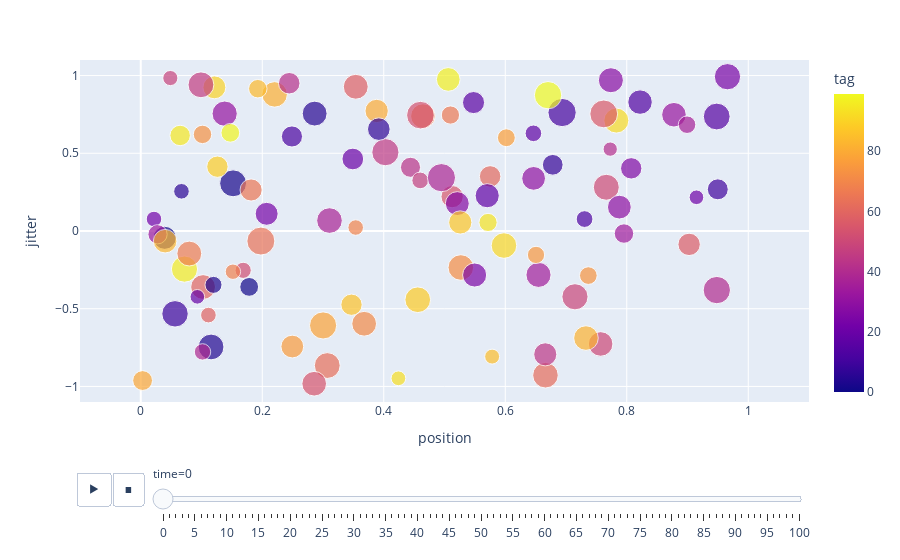

The notebook cell this image was saved under:
### Code cell
df = pd.read_csv('output.csv')
jitter = []
for tag in df['tag'].unique():
    jitter.append({
        'tag': tag,
        'jitter': np.random.uniform(-1, 1)
    })
jitter = pd.DataFrame(jitter)
df = df.merge(jitter, on='tag')

px.scatter(
    df, x="position", y="jitter", size="weight", color="tag", hover_name="tag",
    range_x=[-0.1,1.1], range_y=[-1.1,1.1],
    animation_frame="time"
)

### Figure 1 — Plotly figure (JSON) as saved in the notebook; plotly's stock layout.template omitted (floating-point values rounded to 4 significant figures)
{"data": [{"hovertemplate": "<b>%{hovertext}</b><br><br>time=0<br>position=%{x}<br>jitter=%{y}<br>weight=%{marker.size}<br>tag=%{marker.color}<extra></extra>", "hovertext": [0, 10, 20, 30, 40, 50, 60, 70, 80, 90, 1, 11, 21, 31, 41, 51, 61, 71, 81, 91, 2, 12, 22, 32, 42, 52, 62, 72, 82, 92, 3, 13, 23, 33, 43, 53, 63, 73, 83, 93, 4, 14, 24, 34, 44, 54, 64, 74, 84, 94, 5, 15, 25, 35, 45, 55, 65, 75, 85, 95, 6, 16, 26, 36, 46, 56, 66, 76, 86, 96, 7, 17, 27, 37, 47, 57, 67, 77, 87, 97, 8, 18, 28, 38, 48, 58, 68, 78, 88, 98, 9, 19, 29, 39, 49, 59, 69, 79, 89, 99], "legendgroup": "", "marker": {"color": [0, 10, 20, 30, 40, 50, 60, 70, 80, 90, 1, 11, 21, 31, 41, 51, 61, 71, 81, 91, 2, 12, 22, 32, 42, 52, 62, 72, 82, 92, 3, 13, 23, 33, 43, 53, 63, 73, 83, 93, 4, 14, 24, 34, 44, 54, 64, 74, 84, 94, 5, 15, 25, 35, 45, 55, 65, 75, 85, 95, 6, 16, 26, 36, 46, 56, 66, 76, 86, 96, 7, 17, 27, 37, 47, 57, 67, 77, 87, 97, 8, 18, 28, 38, 48, 58, 68, 78, 88, 98, 9, 19, 29, 39, 49, 59, 69, 79, 89, 99], "coloraxis": "coloraxis", "size": [0.664, 0.544, 0.5856, 0.7008, 0.9281, 0.7508, 0.7642, 0.754, 0.6752, 0.6523, 0.4393, 0.9929, 0.2661, 0.7908, 0.2543, 0.8378, 0.5739, 0.7609, 0.8046, 0.8139, 0.8986, 0.5548, 0.3008, 0.7496, 0.5743, 0.3261, 0.8121, 0.813, 0.7516, 0.7756, 0.3604, 0.3482, 0.6559, 0.4606, 0.5001, 0.9482, 0.8288, 0.4228, 0.6861, 0.2705, 0.8238, 0.7436, 0.8573, 0.4708, 0.663, 0.7552, 0.9736, 0.3882, 0.4234, 0.4123, 0.7681, 0.8913, 0.7192, 0.7839, 0.918, 0.617, 0.6076, 0.3711, 0.2775, 0.5191, 0.3019, 0.6055, 0.5661, 0.383, 0.8291, 0.9625, 0.4139, 0.644, 0.5632, 0.8515, 0.6352, 0.3428, 0.7097, 0.816, 0.3454, 0.6216, 0.7689, 0.397, 0.6676, 0.6983, 0.5327, 0.7254, 0.7788, 0.9879, 0.2854, 0.7683, 0.2947, 0.9148, 0.8183, 0.4359, 0.869, 0.2653, 0.702, 0.3338, 0.851, 0.3045, 0.2995, 0.4877, 0.566, 0.9292], "sizemode": "area", "sizeref": 0.002482, "symbol": "circle"}, "mode": "markers", "name": "", "orientation": "v", "showlegend": false, "type": "scatter", "x": [0.03941, 0.9499, 0.3491, 0.6467, 0.9482, 0.757, 0.1026, 0.4645, 0.3883, 0.1212, 0.1785, 0.6936, 0.9147, 0.1381, 0.7728, 0.7663, 0.5751, 0.3678, 0.2204, 0.5979, 0.152, 0.2489, 0.02179, 0.8777, 0.2444, 0.1686, 0.6662, 0.5269, 0.7329, 0.7829, 0.1198, 0.7306, 0.2072, 0.02766, 0.444, 0.4604, 0.307, 0.1016, 0.04013, 0.4241, 0.1158, 0.8219, 0.9658, 0.7954, 0.6659, 0.2855, 0.1977, 0.7368, 0.1927, 0.5717, 0.2863, 0.9481, 0.5496, 0.6547, 0.4027, 0.5126, 0.1817, 0.6506, 0.5784, 0.06483, 0.06703, 0.5478, 0.8074, 0.8992, 0.0991, 0.7621, 0.5098, 0.2495, 0.3469, 0.07196, 0.3919, 0.6464, 0.521, 0.3107, 0.46, 0.9027, 0.07991, 0.6018, 0.526, 0.5062, 0.6782, 0.5703, 0.7739, 0.4949, 0.04869, 0.3539, 0.1517, 0.3002, 0.456, 0.1475, 0.05643, 0.09318, 0.7878, 0.1017, 0.7148, 0.1114, 0.3538, 0.003021, 0.1262, 0.6704], "xaxis": "x", "y": [-0.04383, 0.2681, 0.4632, 0.3385, -0.38, -0.7267, -0.3605, 0.739, 0.7722, 0.9241, -0.3594, 0.7621, 0.217, 0.7549, 0.5267, 0.2814, 0.3512, -0.5967, 0.8788, -0.09351, 0.3067, 0.6081, 0.07697, 0.7479, 0.9505, -0.2531, -0.9277, -0.2347, -0.6886, 0.7105, -0.3465, 0.07673, 0.1105, -0.02121, 0.4098, 0.7452, -0.8655, 0.6214, -0.0655, -0.9476, -0.746, 0.8292, 0.9925, -0.01633, -0.7934, -0.9823, -0.06474, -0.2868, 0.9154, 0.05495, 0.7553, 0.7364, -0.2832, -0.2823, 0.5069, 0.221, 0.2638, -0.1539, -0.808, 0.6146, 0.2553, 0.8262, 0.4032, 0.6839, 0.9405, 0.7532, 0.7461, -0.7432, -0.4743, -0.2451, 0.6552, 0.6284, 0.1764, 0.06719, 0.3255, -0.08609, -0.145, 0.5999, 0.05506, 0.9751, 0.4258, 0.2271, 0.9699, 0.3431, 0.9839, 0.9279, -0.262, -0.6077, -0.4423, 0.6316, -0.5328, -0.4234, 0.1536, -0.7778, -0.4232, -0.5409, 0.02233, -0.962, 0.4136, 0.8736], "yaxis": "y"}], "layout": {"coloraxis": {"colorbar": {"title": {"text": "tag"}}, "colorscale": [[0, "#0d0887"], [0.1111, "#46039f"], [0.2222, "#7201a8"], [0.3333, "#9c179e"], [0.4444, "#bd3786"], [0.5556, "#d8576b"], [0.6667, "#ed7953"], [0.7778, "#fb9f3a"], [0.8889, "#fdca26"], [1, "#f0f921"]]}, "legend": {"itemsizing": "constant", "tracegroupgap": 0}, "margin": {"t": 60}, "sliders": [{"active": 0, "currentvalue": {"prefix": "time="}, "len": 0.9, "pad": {"b": 10, "t": 60}, "steps": [{"args": [["0"], {"frame": {"duration": 0, "redraw": false}, "fromcurrent": true, "mode": "immediate", "transition": {"duration": 0, "easing": "linear"}}], "label": "0", "method": "animate"}, {"args": [["1"], {"frame": {"duration": 0, "redraw": false}, "fromcurrent": true, "mode": "immediate", "transition": {"duration": 0, "easing": "linear"}}], "label": "1", "method": "animate"}, {"args": [["2"], {"frame": {"duration": 0, "redraw": false}, "fromcurrent": true, "mode": "immediate", "transition": {"duration": 0, "easing": "linear"}}], "label": "2", "method": "animate"}, {"args": [["3"], {"frame": {"duration": 0, "redraw": false}, "fromcurrent": true, "mode": "immediate", "transition": {"duration": 0, "easing": "linear"}}], "label": "3", "method": "animate"}, {"args": [["4"], {"frame": {"duration": 0, "redraw": false}, "fromcurrent": true, "mode": "immediate", "transition": {"duration": 0, "easing": "linear"}}], "label": "4", "method": "animate"}, {"args": [["5"], {"frame": {"duration": 0, "redraw": false}, "fromcurrent": true, "mode": "immediate", "transition": {"duration": 0, "easing": "linear"}}], "label": "5", "method": "animate"}, {"args": [["6"], {"frame": {"duration": 0, "redraw": false}, "fromcurrent": true, "mode": "immediate", "transition": {"duration": 0, "easing": "linear"}}], "label": "6", "method": "animate"}, {"args": [["7"], {"frame": {"duration": 0, "redraw": false}, "fromcurrent": true, "mode": "immediate", "transition": {"duration": 0, "easing": "linear"}}], "label": "7", "method": "animate"}, {"args": [["8"], {"frame": {"duration": 0, "redraw": false}, "fromcurrent": true, "mode": "immediate", "transition": {"duration": 0, "easing": "linear"}}], "label": "8", "method": "animate"}, {"args": [["9"], {"frame": {"duration": 0, "redraw": false}, "fromcurrent": true, "mode": "immediate", "transition": {"duration": 0, "easing": "linear"}}], "label": "9", "method": "animate"}, {"args": [["10"], {"frame": {"duration": 0, "redraw": false}, "fromcurrent": true, "mode": "immediate", "transition": {"duration": 0, "easing": "linear"}}], "label": "10", "method": "animate"}, {"args": [["11"], {"frame": {"duration": 0, "redraw": false}, "fromcurrent": true, "mode": "immediate", "transition": {"duration": 0, "easing": "linear"}}], "label": "11", "method": "animate"}, {"args": [["12"], {"frame": {"duration": 0, "redraw": false}, "fromcurrent": true, "mode": "immediate", "transition": {"duration": 0, "easing": "linear"}}], "label": "12", "method": "animate"}, {"args": [["13"], {"frame": {"duration": 0, "redraw": false}, "fromcurrent": true, "mode": "immediate", "transition": {"duration": 0, "easing": "linear"}}], "label": "13", "method": "animate"}, {"args": [["14"], {"frame": {"duration": 0, "redraw": false}, "fromcurrent": true, "mode": "immediate", "transition": {"duration": 0, "easing": "linear"}}], "label": "14", "method": "animate"}, {"args": [["15"], {"frame": {"duration": 0, "redraw": false}, "fromcurrent": true, "mode": "immediate", "transition": {"duration": 0, "easing": "linear"}}], "label": "15", "method": "animate"}, {"args": [["16"], {"frame": {"duration": 0, "redraw": false}, "fromcurrent": true, "mode": "immediate", "transition": {"duration": 0, "easing": "linear"}}], "label": "16", "method": "animate"}, {"args": [["17"], {"frame": {"duration": 0, "redraw": false}, "fromcurrent": true, "mode": "immediate", "transition": {"duration": 0, "easing": "linear"}}], "label": "17", "method": "animate"}, {"args": [["18"], {"frame": {"duration": 0, "redraw": false}, "fromcurrent": true, "mode": "immediate", "transition": {"duration": 0, "easing": "linear"}}], "label": "18", "method": "animate"}, {"args": [["19"], {"frame": {"duration": 0, "redraw": false}, "fromcurrent": true, "mode": "immediate", "transition": {"duration": 0, "easing": "linear"}}], "label": "19", "method": "animate"}, {"args": [["20"], {"frame": {"duration": 0, "redraw": false}, "fromcurrent": true, "mode": "immediate", "transition": {"duration": 0, "easing": "linear"}}], "label": "20", "method": "animate"}, {"args": [["21"], {"frame": {"duration": 0, "redraw": false}, "fromcurrent": true, "mode": "immediate", "transition": {"duration": 0, "easing": "linear"}}], "label": "21", "method": "animate"}, {"args": [["22"], {"frame": {"duration": 0, "redraw": false}, "fromcurrent": true, "mode": "immediate", "transition": {"duration": 0, "easing": "linear"}}], "label": "22", "method": "animate"}, {"args": [["23"], {"frame": {"duration": 0, "redraw": false}, "fromcurrent": true, "mode": "immediate", "transition": {"duration": 0, "easing": "linear"}}], "label": "23", "method": "animate"}, {"args": [["24"], {"frame": {"duration": 0, "redraw": false}, "fromcurrent": true, "mode": "immediate", "transition": {"duration": 0, "easing": "linear"}}], "label": "24", "method": "animate"}, {"args": [["25"], {"frame": {"duration": 0, "redraw": false}, "fromcurrent": true, "mode": "immediate", "transition": {"duration": 0, "easing": "linear"}}], "label": "25", "method": "animate"}, {"args": [["26"], {"frame": {"duration": 0, "redraw": false}, "fromcurrent": true, "mode": "immediate", "transition": {"duration": 0, "easing": "linear"}}], "label": "26", "method": "animate"}, {"args": [["27"], {"frame": {"duration": 0, "redraw": false}, "fromcurrent": true, "mode": "immediate", "transition": {"duration": 0, "easing": "linear"}}], "label": "27", "method": "animate"}, {"args": [["28"], {"frame": {"duration": 0, "redraw": false}, "fromcurrent": true, "mode": "immediate", "transition": {"duration": 0, "easing": "linear"}}], "label": "28", "method": "animate"}, {"args": [["29"], {"frame": {"duration": 0, "redraw": false}, "fromcurrent": true, "mode": "immediate", "transition": {"duration": 0, "easing": "linear"}}], "label": "29", "method": "animate"}, {"args": [["30"], {"frame": {"duration": 0, "redraw": false}, "fromcurrent": true, "mode": "immediate", "transition": {"duration": 0, "easing": "linear"}}], "label": "30", "method": "animate"}, {"args": [["31"], {"frame": {"duration": 0, "redraw": false}, "fromcurrent": true, "mode": "immediate", "transition": {"duration": 0, "easing": "linear"}}], "label": "31", "method": "animate"}, {"args": [["32"], {"frame": {"duration": 0, "redraw": false}, "fromcurrent": true, "mode": "immediate", "transition": {"duration": 0, "easing": "linear"}}], "label": "32", "method": "animate"}, {"args": [["33"], {"frame": {"duration": 0, "redraw": false}, "fromcurrent": true, "mode": "immediate", "transition": {"duration": 0, "easing": "linear"}}], "label": "33", "method": "animate"}, {"args": [["34"], {"frame": {"duration": 0, "redraw": false}, "fromcurrent": true, "mode": "immediate", "transition": {"duration": 0, "easing": "linear"}}], "label": "34", "method": "animate"}, {"args": [["35"], {"frame": {"duration": 0, "redraw": false}, "fromcurrent": true, "mode": "immediate", "transition": {"duration": 0, "easing": "linear"}}], "label": "35", "method": "animate"}, {"args": [["36"], {"frame": {"duration": 0, "redraw": false}, "fromcurrent": true, "mode": "immediate", "transition": {"duration": 0, "easing": "linear"}}], "label": "36", "method": "animate"}, {"args": [["37"], {"frame": {"duration": 0, "redraw": false}, "fromcurrent": true, "mode": "immediate", "transition": {"duration": 0, "easing": "linear"}}], "label": "37", "method": "animate"}, {"args": [["38"], {"frame": {"duration": 0, "redraw": false}, "fromcurrent": true, "mode": "immediate", "transition": {"duration": 0, "easing": "linear"}}], "label": "38", "method": "animate"}, {"args": [["39"], {"frame": {"duration": 0, "redraw": false}, "fromcurrent": true, "mode": "immediate", "transition": {"duration": 0, "easing": "linear"}}], "label": "39", "method": "animate"}, {"args": [["40"], {"frame": {"duration": 0, "redraw": false}, "fromcurrent": true, "mode": "immediate", "transition": {"duration": 0, "easing": "linear"}}], "label": "40", "method": "animate"}, {"args": [["41"], {"frame": {"duration": 0, "redraw": false}, "fromcurrent": true, "mode": "immediate", "transition": {"duration": 0, "easing": "linear"}}], "label": "41", "method": "animate"}, {"args": [["42"], {"frame": {"duration": 0, "redraw": false}, "fromcurrent": true, "mode": "immediate", "transition": {"duration": 0, "easing": "linear"}}], "label": "42", "method": "animate"}, {"args": [["43"], {"frame": {"duration": 0, "redraw": false}, "fromcurrent": true, "mode": "immediate", "transition": {"duration": 0, "easing": "linear"}}], "label": "43", "method": "animate"}, {"args": [["44"], {"frame": {"duration": 0, "redraw": false}, "fromcurrent": true, "mode": "immediate", "transition": {"duration": 0, "easing": "linear"}}], "label": "44", "method": "animate"}, {"args": [["45"], {"frame": {"duration": 0, "redraw": false}, "fromcurrent": true, "mode": "immediate", "transition": {"duration": 0, "easing": "linear"}}], "label": "45", "method": "animate"}, {"args": [["46"], {"frame": {"duration": 0, "redraw": false}, "fromcurrent": true, "mode": "immediate", "transition": {"duration": 0, "easing": "linear"}}], "label": "46", "method": "animate"}, {"args": [["47"], {"frame": {"duration": 0, "redraw": false}, "fromcurrent": true, "mode": "immediate", "transition": {"duration": 0, "easing": "linear"}}], "label": "47", "method": "animate"}, {"args": [["48"], {"frame": {"duration": 0, "redraw": false}, "fromcurrent": true, "mode": "immediate", "transition": {"duration": 0, "easing": "linear"}}], "label": "48", "method": "animate"}, {"args": [["49"], {"frame": {"duration": 0, "redraw": false}, "fromcurrent": true, "mode": "immediate", "transition": {"duration": 0, "easing": "linear"}}], "label": "49", "method": "animate"}, {"args": [["50"], {"frame": {"duration": 0, "redraw": false}, "fromcurrent": true, "mode": "immediate", "transition": {"duration": 0, "easing": "linear"}}], "label": "50", "method": "animate"}, {"args": [["51"], {"frame": {"duration": 0, "redraw": false}, "fromcurrent": true, "mode": "immediate", "transition": {"duration": 0, "easing": "linear"}}], "label": "51", "method": "animate"}, {"args": [["52"], {"frame": {"duration": 0, "redraw": false}, "fromcurrent": true, "mode": "immediate", "transition": {"duration": 0, "easing": "linear"}}], "label": "52", "method": "animate"}, {"args": [["53"], {"frame": {"duration": 0, "redraw": false}, "fromcurrent": true, "mode": "immediate", "transition": {"duration": 0, "easing": "linear"}}], "label": "53", "method": "animate"}, {"args": [["54"], {"frame": {"duration": 0, "redraw": false}, "fromcurrent": true, "mode": "immediate", "transition": {"duration": 0, "easing": "linear"}}], "label": "54", "method": "animate"}, {"args": [["55"], {"frame": {"duration": 0, "redraw": false}, "fromcurrent": true, "mode": "immediate", "transition": {"duration": 0, "easing": "linear"}}], "label": "55", "method": "animate"}, {"args": [["56"], {"frame": {"duration": 0, "redraw": false}, "fromcurrent": true, "mode": "immediate", "transition": {"duration": 0, "easing": "linear"}}], "label": "56", "method": "animate"}, {"args": [["57"], {"frame": {"duration": 0, "redraw": false}, "fromcurrent": true, "mode": "immediate", "transition": {"duration": 0, "easing": "linear"}}], "label": "57", "method": "animate"}, {"args": [["58"], {"frame": {"duration": 0, "redraw": false}, "fromcurrent": true, "mode": "immediate", "transition": {"duration": 0, "easing": "linear"}}], "label": "58", "method": "animate"}, {"args": [["59"], {"frame": {"duration": 0, "redraw": false}, "fromcurrent": true, "mode": "immediate", "transition": {"duration": 0, "easing": "linear"}}], "label": "59", "method": "animate"}, {"args": [["60"], {"frame": {"duration": 0, "redraw": false}, "fromcurrent": true, "mode": "immediate", "transition": {"duration": 0, "easing": "linear"}}], "label": "60", "method": "animate"}, {"args": [["61"], {"frame": {"duration": 0, "redraw": false}, "fromcurrent": true, "mode": "immediate", "transition": {"duration": 0, "easing": "linear"}}], "label": "61", "method": "animate"}, {"args": [["62"], {"frame": {"duration": 0, "redraw": false}, "fromcurrent": true, "mode": "immediate", "transition": {"duration": 0, "easing": "linear"}}], "label": "62", "method": "animate"}, {"args": [["63"], {"frame": {"duration": 0, "redraw": false}, "fromcurrent": true, "mode": "immediate", "transition": {"duration": 0, "easing": "linear"}}], "label": "63", "method": "animate"}, {"args": [["64"], {"frame": {"duration": 0, "redraw": false}, "fromcurrent": true, "mode": "immediate", "transition": {"duration": 0, "easing": "linear"}}], "label": "64", "method": "animate"}, {"args": [["65"], {"frame": {"duration": 0, "redraw": false}, "fromcurrent": true, "mode": "immediate", "transition": {"duration": 0, "easing": "linear"}}], "label": "65", "method": "animate"}, {"args": [["66"], {"frame": {"duration": 0, "redraw": false}, "fromcurrent": true, "mode": "immediate", "transition": {"duration": 0, "easing": "linear"}}], "label": "66", "method": "animate"}, {"args": [["67"], {"frame": {"duration": 0, "redraw": false}, "fromcurrent": true, "mode": "immediate", "transition": {"duration": 0, "easing": "linear"}}], "label": "67", "method": "animate"}, {"args": [["68"], {"frame": {"duration": 0, "redraw": false}, "fromcurrent": true, "mode": "immediate", "transition": {"duration": 0, "easing": "linear"}}], "label": "68", "method": "animate"}, {"args": [["69"], {"frame": {"duration": 0, "redraw": false}, "fromcurrent": true, "mode": "immediate", "transition": {"duration": 0, "easing": "linear"}}], "label": "69", "method": "animate"}, {"args": [["70"], {"frame": {"duration": 0, "redraw": false}, "fromcurrent": true, "mode": "immediate", "transition": {"duration": 0, "easing": "linear"}}], "label": "70", "method": "animate"}, {"args": [["71"], {"frame": {"duration": 0, "redraw": false}, "fromcurrent": true, "mode": "immediate", "transition": {"duration": 0, "easing": "linear"}}], "label": "71", "method": "animate"}, {"args": [["72"], {"frame": {"duration": 0, "redraw": false}, "fromcurrent": true, "mode": "immediate", "transition": {"duration": 0, "easing": "linear"}}], "label": "72", "method": "animate"}, {"args": [["73"], {"frame": {"duration": 0, "redraw": false}, "fromcurrent": true, "mode": "immediate", "transition": {"duration": 0, "easing": "linear"}}], "label": "73", "method": "animate"}, {"args": [["74"], {"frame": {"duration": 0, "redraw": false}, "fromcurrent": true, "mode": "immediate", "transition": {"duration": 0, "easing": "linear"}}], "label": "74", "method": "animate"}, {"args": [["75"], {"frame": {"duration": 0, "redraw": false}, "fromcurrent": true, "mode": "immediate", "transition": {"duration": 0, "easing": "linear"}}], "label": "75", "method": "animate"}, {"args": [["76"], {"frame": {"duration": 0, "redraw": false}, "fromcurrent": true, "mode": "immediate", "transition": {"duration": 0, "easing": "linear"}}], "label": "76", "method": "animate"}, {"args": [["77"], {"frame": {"duration": 0, "redraw": false}, "fromcurrent": true, "mode": "immediate", "transition": {"duration": 0, "easing": "linear"}}], "label": "77", "method": "animate"}, {"args": [["78"], {"frame": {"duration": 0, "redraw": false}, "fromcurrent": true, "mode": "immediate", "transition": {"duration": 0, "easing": "linear"}}], "label": "78", "method": "animate"}, {"args": [["79"], {"frame": {"duration": 0, "redraw": false}, "fromcurrent": true, "mode": "immediate", "transition": {"duration": 0, "easing": "linear"}}], "label": "79", "method": "animate"}, {"args": [["80"], {"frame": {"duration": 0, "redraw": false}, "fromcurrent": true, "mode": "immediate", "transition": {"duration": 0, "easing": "linear"}}], "label": "80", "method": "animate"}, {"args": [["81"], {"frame": {"duration": 0, "redraw": false}, "fromcurrent": true, "mode": "immediate", "transition": {"duration": 0, "easing": "linear"}}], "label": "81", "method": "animate"}, {"args": [["82"], {"frame": {"duration": 0, "redraw": false}, "fromcurrent": true, "mode": "immediate", "transition": {"duration": 0, "easing": "linear"}}], "label": "82", "method": "animate"}, {"args": [["83"], {"frame": {"duration": 0, "redraw": false}, "fromcurrent": true, "mode": "immediate", "transition": {"duration": 0, "easing": "linear"}}], "label": "83", "method": "animate"}, {"args": [["84"], {"frame": {"duration": 0, "redraw": false}, "fromcurrent": true, "mode": "immediate", "transition": {"duration": 0, "easing": "linear"}}], "label": "84", "method": "animate"}, {"args": [["85"], {"frame": {"duration": 0, "redraw": false}, "fromcurrent": true, "mode": "immediate", "transition": {"duration": 0, "easing": "linear"}}], "label": "85", "method": "animate"}, {"args": [["86"], {"frame": {"duration": 0, "redraw": false}, "fromcurrent": true, "mode": "immediate", "transition": {"duration": 0, "easing": "linear"}}], "label": "86", "method": "animate"}, {"args": [["87"], {"frame": {"duration": 0, "redraw": false}, "fromcurrent": true, "mode": "immediate", "transition": {"duration": 0, "easing": "linear"}}], "label": "87", "method": "animate"}, {"args": [["88"], {"frame": {"duration": 0, "redraw": false}, "fromcurrent": true, "mode": "immediate", "transition": {"duration": 0, "easing": "linear"}}], "label": "88", "method": "animate"}, {"args": [["89"], {"frame": {"duration": 0, "redraw": false}, "fromcurrent": true, "mode": "immediate", "transition": {"duration": 0, "easing": "linear"}}], "label": "89", "method": "animate"}, {"args": [["90"], {"frame": {"duration": 0, "redraw": false}, "fromcurrent": true, "mode": "immediate", "transition": {"duration": 0, "easing": "linear"}}], "label": "90", "method": "animate"}, {"args": [["91"], {"frame": {"duration": 0, "redraw": false}, "fromcurrent": true, "mode": "immediate", "transition": {"duration": 0, "easing": "linear"}}], "label": "91", "method": "animate"}, {"args": [["92"], {"frame": {"duration": 0, "redraw": false}, "fromcurrent": true, "mode": "immediate", "transition": {"duration": 0, "easing": "linear"}}], "label": "92", "method": "animate"}, {"args": [["93"], {"frame": {"duration": 0, "redraw": false}, "fromcurrent": true, "mode": "immediate", "transition": {"duration": 0, "easing": "linear"}}], "label": "93", "method": "animate"}, {"args": [["94"], {"frame": {"duration": 0, "redraw": false}, "fromcurrent": true, "mode": "immediate", "transition": {"duration": 0, "easing": "linear"}}], "label": "94", "method": "animate"}, {"args": [["95"], {"frame": {"duration": 0, "redraw": false}, "fromcurrent": true, "mode": "immediate", "transition": {"duration": 0, "easing": "linear"}}], "label": "95", "method": "animate"}, {"args": [["96"], {"frame": {"duration": 0, "redraw": false}, "fromcurrent": true, "mode": "immediate", "transition": {"duration": 0, "easing": "linear"}}], "label": "96", "method": "animate"}, {"args": [["97"], {"frame": {"duration": 0, "redraw": false}, "fromcurrent": true, "mode": "immediate", "transition": {"duration": 0, "easing": "linear"}}], "label": "97", "method": "animate"}, {"args": [["98"], {"frame": {"duration": 0, "redraw": false}, "fromcurrent": true, "mode": "immediate", "transition": {"duration": 0, "easing": "linear"}}], "label": "98", "method": "animate"}, {"args": [["99"], {"frame": {"duration": 0, "redraw": false}, "fromcurrent": true, "mode": "immediate", "transition": {"duration": 0, "easing": "linear"}}], "label": "99", "method": "animate"}, {"args": [["100"], {"frame": {"duration": 0, "redraw": false}, "fromcurrent": true, "mode": "immediate", "transition": {"duration": 0, "easing": "linear"}}], "label": "100", "method": "animate"}], "x": 0.1, "xanchor": "left", "y": 0, "yanchor": "top"}], "updatemenus": [{"buttons": [{"args": [null, {"frame": {"duration": 500, "redraw": false}, "fromcurrent": true, "mode": "immediate", "transition": {"duration": 500, "easing": "linear"}}], "label": "&#9654;", "method": "animate"}, {"args": [[null], {"frame": {"duration": 0, "redraw": false}, "fromcurrent": true, "mode": "immediate", "transition": {"duration": 0, "easing": "linear"}}], "label": "&#9724;", "method": "animate"}], "direction": "left", "pad": {"r": 10, "t": 70}, "showactive": false, "type": "buttons", "x": 0.1, "xanchor": "right", "y": 0, "yanchor": "top"}], "xaxis": {"anchor": "y", "domain": [0, 1], "range": [-0.1, 1.1], "title": {"text": "position"}}, "yaxis": {"anchor": "x", "domain": [0, 1], "range": [-1.1, 1.1], "title": {"text": "jitter"}}}}
